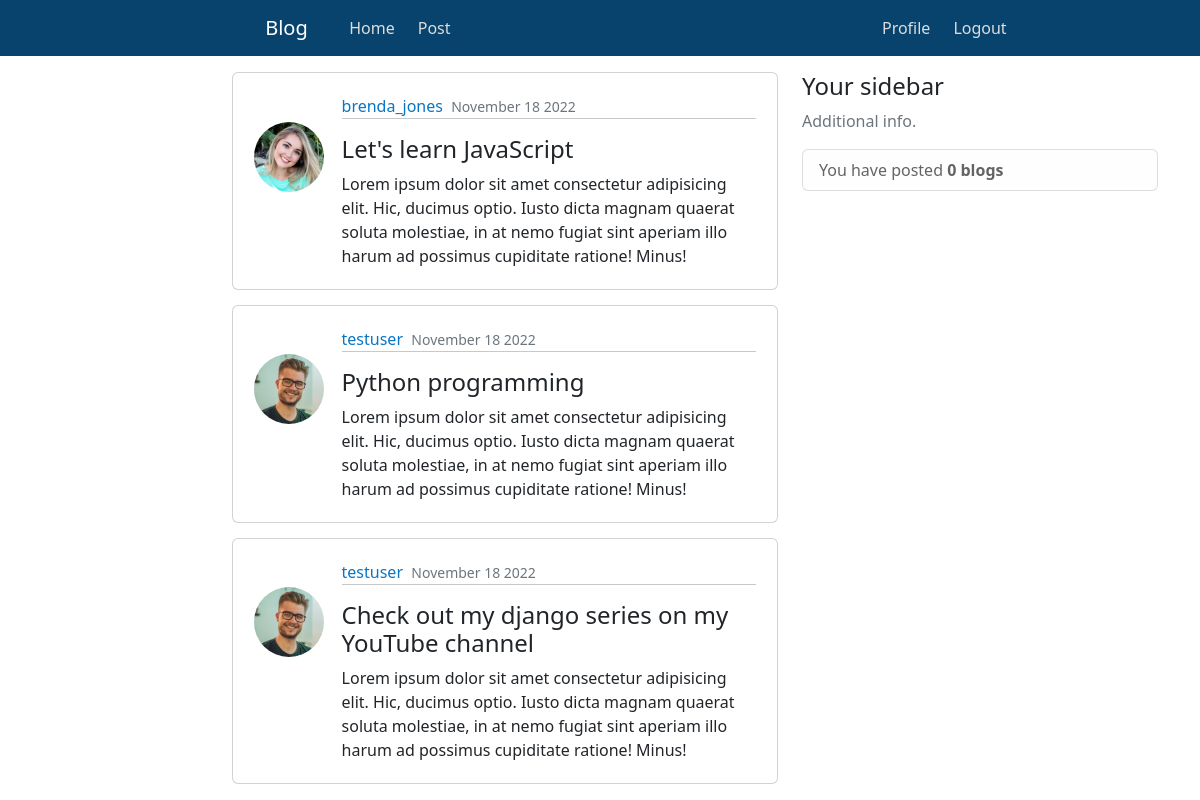
/users/homepage/ (signed in), run on the app's committed database.
### users/models.py (models this page shows, shortened)
class Posts(models.Model):
    id = models.CharField(max_length=12, primary_key=True, editable=False)
    blogger = models.ForeignKey(Profile, on_delete=models.CASCADE, editable=False)
    title = models.CharField(max_length=60, blank=False)
    content = models.TextField(blank=False)
    posted = models.DateTimeField(auto_now_add=True)
    edited = models.DateTimeField(auto_now=True)
    class Meta:
        ordering = ['-posted']
        verbose_name_plural = 'Posts'

class Profile(models.Model):
    id = models.CharField(max_length=12, primary_key=True, editable=False)
    name = models.OneToOneField(User, on_delete=models.CASCADE, editable=False)
    gender = models.CharField(max_length=7, blank=False)
    phone_no = models.CharField(max_length=14, blank=False)
    country = models.CharField(max_length=10, blank=False)
    dob = models.DateField(null=True, blank=False)
    age = models.PositiveIntegerField(default=0, editable=False)
    dp = models.ImageField(upload_to='Profile-pics/', default='default.png')
    created = models.DateTimeField(auto_now_add=True)
    edited = models.DateTimeField(auto_now=True)
    def __str__(self):
        return f'{self.name}'
    class Meta:
        ordering = ['name']
        verbose_name_plural = 'User Profiles'

### users/views.py (the view)
# urls.py: path('homepage/', views.homepage_view, name='homepage'),
@login_required(login_url='login')
@user_passes_test(lambda user: user.is_staff is False and user.is_superuser is False)
def homepage_view(request):
    blogs = Posts.objects.all()
    if request.method == 'POST':
        get_response = request.POST['response']
        get_BlogObj = Posts.objects.get(id=get_response, blogger=request.user.profile)
        get_BlogObj.delete()
        messages.error(request, 'Blog has been deleted successfully!')
        return redirect('homepage')
    context = {
        'posted_blogs': blogs, 'total_blogs': Posts.objects.filter(blogger=request.user.profile).count(),
    }
    return render(request, 'users/index.html', context)

### users/templates/users/index.html (shortened to what this page needs)
{% extends 'users/base.html' %}{% block title %}Homepage{% endblock %}
{% load crispy_forms_tags %}
    {% block content %}
    <main class="container body-container" role="main">
        <div class="row">
            <div class="col-md-6 offset-sm-2">
                {% for blogs in posted_blogs %}
                <div class="card card-body pb-0">
                    <article class="media content-section">
                        <div class="d-flex align-items-start justify-content-center">
                            <img src="{{ blogs.blogger.dp.url }}" alt="img" class="rounded-circle article-img">
                            <div class="media-body">
                                <div class="article-metadata">
                                    <a href="{% url 'userprofile' blogs.blogger %}" class="mr-3">{{ blogs.blogger }}</a>
                                    <small class="text-muted">{{ blogs.posted|date:"F d Y" }}</small>
                                    <hr class="mt-0">
                                </div>
                                <div class="delete-icon">
                                    <a href="{% url 'edit_blog' blogs.id blogs.blogger %}" class="icon">
                                    </a>
                                    <a href="" class="icon" data-bs-toggle="modal" data-bs-target="#delete-post-{{blogs.id}}">
                                    </a>
                                </div>
                                <h4>{{ blogs.title }}</h4>
                                <p class="article-content">
                                    {{ blogs.content }}
                                </p>
                            </div>
                        </div>
                    </article>
                </div>
                {% empty %}
                <div class="text-center pt-3">
                    <h5 class="small text-muted">Blogs will appear here</h5>
                </div>
                {% endfor %}
            </div>
            <div class="col-md-4">
                <div class="content-section card-body">
                    <h4>Your sidebar</h4>
                    <p class="text-muted">Additional info.</p>
                    <ul class="list-group">
                        <li class="list-group-item list-group-item-light">You have posted <b>{% if total_blogs == 1 %}1 blog{% else %}{{ total_blogs }} blogs{% endif %}</b></li>
                    </ul>
                </div>
            </div>
        </div>
    </main>
    {% endblock %}

### static/css/styles.css (style rules this page uses)
* { box-sizing: border-box; }
.body-container { margin-top: 6%; }
.body-container .card { margin-bottom: 15px; }
.body-container .card .content-section { padding: 5px; }
.body-container .card .content-section img { height: 70px; width: 70px; margin-right: 3.5%; margin-top: 5.5%; }
.body-container .card .content-section .article-metadata a { margin-right: 1%; text-decoration: none; color: #0a75c2; }
.body-container .card .content-section .delete-icon { position: absolute; right: 0px; top: 15px; }
.body-container .card .content-section .icon { color: #21252c; padding-right: 20px; padding-bottom: 5px; transition: 0.3s; font-size: 16px; text-decoration: none; }

### data on the page
Posts: blogger.dp (picture), blogger "brenda_jones", posted "November 18 2022", title "Let's learn JavaScript", content "Lorem ipsum dolor sit amet consectetur adipisicing elit. Hic, ducimus optio. Iusto dicta magnam quaerat soluta molestiae, in at nemo fugiat sint aperiam illo harum ad possimus cupiditate ratione! Minus!"
Posts: blogger.dp (picture), blogger "testuser", posted "November 18 2022", title "Python programming", content "Lorem ipsum dolor sit amet consectetur adipisicing elit. Hic, ducimus optio. Iusto dicta magnam quaerat soluta molestiae, in at nemo fugiat sint aperiam illo harum ad possimus cupiditate ratione! Minus!"
Posts: blogger.dp (picture), blogger "testuser", posted "November 18 2022", title "Check out my django series on my YouTube channel", content "Lorem ipsum dolor sit amet consectetur adipisicing elit. Hic, ducimus optio. Iusto dicta magnam quaerat soluta molestiae, in at nemo fugiat sint aperiam illo harum ad possimus cupiditate ratione! Minus!"

### other printed values
{{ total_blogs }} "0"
